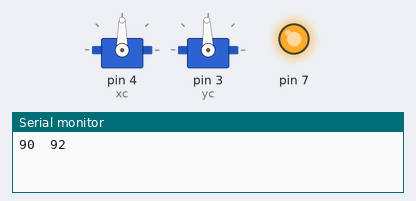
The sketch below on a simulated Arduino Uno, built with avr-gcc and run on an emulated ATmega328P. Parts: 2 × servo, output pins drawn as LEDs (lit = HIGH), the last lines printed to the serial monitor. Random numbers use the default seed unless the sketch sets one.

Above: at 0.05 s.
At 11.81 s:
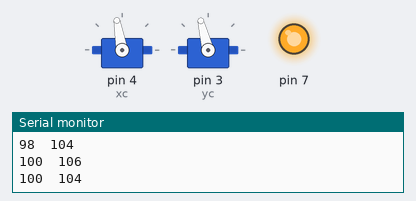
At 25.78 s:
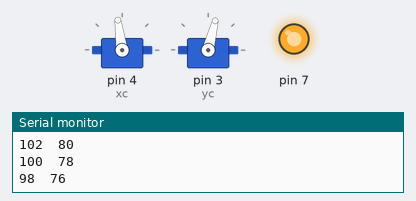
At 39.85 s:
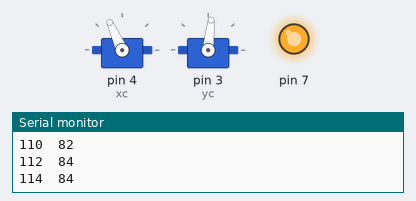
Timing chart, 0 to 40.0 s (numbered marks = the images above):
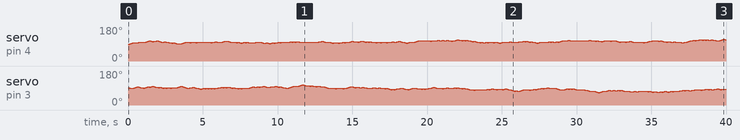

Measured:
- by itself, servo on pin 4 (xc): 90° → 92° at 0.10 s, → 94° 0.10 s later, → 96° 0.10 s later, → 98° 0.40 s later, … (297 changes in this stretch)

The sketch:

LaserToy.ino
```cpp
#include <Servo.h>
Servo xc;
Servo yc;

int x;
int y;
void setup() {
  Serial.begin(9600);
  randomSeed(analogRead(0));
  pinMode(7, OUTPUT);
  digitalWrite(7, 1);

  xc.attach(4);  // x подключаем на пин 3
  yc.attach(3);  // y подключаем на пин 4

  xc.write(90);
  yc.write(90);

  x = 90;
  y = 90;
}

void loop() {
  if (60 <= x && x <= 120 && 60 <= y && y <= 120){
    switch (random(8)) {
      case 0:
        y += 2;
        break;
      case 1:
        x += 2;
        y += 2;
        break;
      case 2:
        x += 2;
        break;
      case 3:
        x += 2;
        y -= 2;
        break;
      case 4:
        y -= 2;
        break;
      case 5:
        x -= 2;
        y -= 2;
        break;
      case 6:
        x -= 2;
        break;
      case 7:
        x -= 2;
        y += 2;
        break;
    }
  } else {
    x = 90;
    y = 90;
  }
  Serial.print(x);
  Serial.print("\t");
  Serial.println(y);
  xc.write(x);
  yc.write(y);
  delay(100);
}
```
